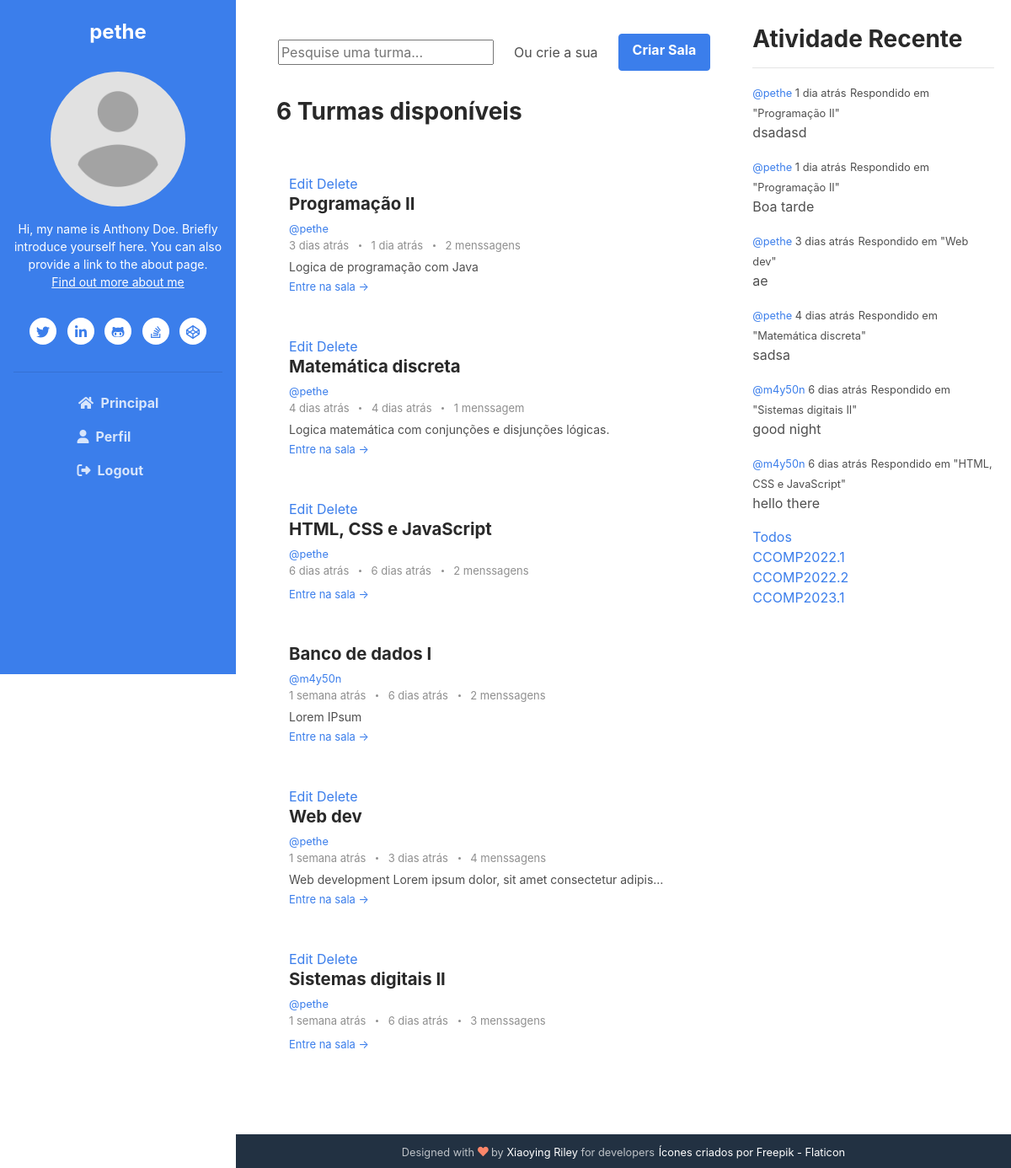
The app's page / (signed in) with its own data.
### base/models.py (models this page shows, shortened)
class Room(models.Model):
    host = models.ForeignKey(User, on_delete=models.SET_NULL, null=True)
    classe = models.ForeignKey(Classe, on_delete=models.SET_NULL, null=True)
    name = models.CharField(max_length=200)
    desc = models.TextField(null=True, blank=True)
    participants = models.ManyToManyField(
        User, related_name='participants', blank=True)
    updated = models.DateTimeField(auto_now=True)
    created = models.DateTimeField(auto_now_add=True)
    created_in = models.TextField(null=True, blank=True)
    class Meta:
        ordering = ['-updated', '-created']
    def __str__(self):
        return self.name

class Message(models.Model):
    user = models.ForeignKey(User, on_delete=models.CASCADE)
    room = models.ForeignKey(Room, on_delete=models.CASCADE)
    body = models.TextField()
    update = models.DateTimeField(auto_now=True)
    created = models.DateTimeField(auto_now_add=True)
    created_in = models.TextField(null=True, blank=True)

class Classe(models.Model):
    name = models.CharField(max_length=200)

### base/views.py (the view)
# urls.py: path('', views.home, name="home"),
def home(request):
    q = request.GET.get('q') if request.GET.get(
        'q') != None else ''
    rooms = Room.objects.filter(Q(classe__name__icontains=q) | Q(
        name__icontains=q) | Q(desc__icontains=q)).order_by('-created')
    howLongAgo(rooms)
    classes = Classe.objects.all()
    room_count = rooms.count()
    room_messages = Message.objects.filter(
        Q(room__classe__name__icontains=q) | Q(
            room__name__icontains=q)).order_by('-created')
    howLongAgo(room_messages)
    recent_activity = room_messages[:6]
    context = {'rooms': rooms, 'classes': classes,
               'q': q, 'room_count': room_count, 'room_messages': room_messages,
               'recent_activity': recent_activity}
    return render(request, 'base/home.html', context)

### base/views.py (called while the page is built)
def timesince(dt, default="agora"):
    now = datetime.now()
    diff = now - dt
    periods = (
        (diff.days // 365, "ano", "anos"),
        (diff.days // 30, "mês", "meses"),
        (diff.days // 7, "semana", "semanas"),
        (diff.days, "dia", "dias"),
        (diff.seconds // 3600, "hora", "horas"),
        (diff.seconds // 60, "minuto", "minutos"),
        (diff.seconds - 30, "segundo", "segundos"),
    )
    for period, singular, plural in periods:
        if period >= 1:
            return "%d %s atrás" % (period, singular if period == 1 else plural)
    return default

def howLongAgo(datas):
    for data in datas:
        wasCreated = data.created
        fuso_horario = timezone('America/Sao_Paulo')
        data_e_hora_sao_paulo = wasCreated.astimezone(fuso_horario)
        wasCreated_format = data_e_hora_sao_paulo.strftime(
            "%d/%m/%Y %H:%M")
        data_created, hour_created = wasCreated_format.split(' ')
        data_created = data_created + " " + hour_created
        d = int(data_created.split('/')[0])
        m = int(data_created.split('/')[1])
        y = int(data_created.split('/')[2].split(' ')[0])
        h = int(hour_created.split(':')[0])
        mi = int(hour_created.split(':')[1])
        data.created_in = timesince(datetime(y, m, d, h, mi, 0))
        data.save()

### base/templates/base/home.html
{% extends 'main.html' %}
{% block content %}
	<div class="main-2-column">
		<div class="mt-4">
			<div class="m-2 my-md-3 d-flex justify-content-center align-items-center">
				<form action="" method="get">
					<input type="text" name="q" placeholder="Pesquise uma turma...">
				</form>
				<p class="mx-4 my-2">Ou crie a sua</p>
				<a class="btn btn-primary" href="{% url 'create-room' %}">Criar Sala</a>
			</div>
			<div>
				<h3 class="pl-5 pt-3">{{room_count}} Turmas disponíveis</h3>
				{% include 'base/feed_component.html' %}
			</div>
		</div>
		<div>
			{% include 'base/activity_component.html' %}
			{% include 'base/classes_component.html' %}
		</div>
	</div>
{% endblock content%}

### templates/navbar.html (shortened to what this page needs)
{% load static %}
<header class="header text-center">
    {% if user.is_authenticated %}
        <h1 class="blog-name pt-lg-4 mb-0"><a href="{% url 'user-profile' user.id %}">{{user}} </a></h1>
        <nav class="navbar navbar-expand-lg navbar-dark" >
                <div id="navigation" class="collapse navbar-collapse flex-column" >
                    <div class="profile-section pt-3 pt-lg-0">
                        <img class="profile-image mb-3 rounded-circle mx-auto" src="{% static 'images/profile.png' %}" alt="image" >
                        <div class="bio mb-3">Hi, my name is Anthony Doe. Briefly introduce yourself here. You can also provide a link to the about page.<br><a href="about.html">Find out more about me</a></div>
                        <ul class="social-list list-inline py-3 mx-auto">
                            <li class="list-inline-item"><a href="#"><i class="fab fa-twitter fa-fw"></i></a></li>
                            <li class="list-inline-item"><a href="#"><i class="fab fa-linkedin-in fa-fw"></i></a></li>
                            <li class="list-inline-item"><a href="#"><i class="fab fa-github-alt fa-fw"></i></a></li>
                            <li class="list-inline-item"><a href="#"><i class="fab fa-stack-overflow fa-fw"></i></a></li>
                            <li class="list-inline-item"><a href="#"><i class="fab fa-codepen fa-fw"></i></a></li>
                        </ul>
                        <hr>
                    </div>
                    <ul id="navi" class="navbar-nav flex-column text-left" onclick="navIconActive()">
                        <li class="nav-item">
                            <a class="nav-link" href="{% url 'home' %}"><i class="fas fa-home fa-fw mr-2"></i>Principal <span class="sr-only">(current)</span></a>
                        </li>
                        <li class="nav-item">
                            <a class="nav-link" href="{% url 'update-user' %}"><i class="fa-solid fa-user mr-2"></i>Perfil</a>
                        </li>
                        <li class="nav-item">
                            <a class="nav-link" href="{% url 'logout' %}"><i class="fa-solid fa-right-from-bracket mr-2"></i>Logout</a>
                        </li>
                    </ul>
                </div>
        </nav>
    {% endif %}
</header>

### base/templates/base/feed_component.html
{% load humanize %}
<section class="blog-list px-3 py-5 p-md-5 ">
    <div class="container">
        {% for room in rooms %}
            {% if request.user == room.host %}
                <a href="{% url 'update-room' room.id%}">Edit</a>
                <a href="{% url 'delete-room' room.id%}">Delete</a>
            {% endif %}
            <div class="item mb-5">
                <div class="media">
                    <div class="media-body">
                        <h3 class="title mb-1"><a href="{% url 'room' room.id%}">{{room.name}}</a></h3>
                        <small><a href="{% url 'user-profile' room.host.id %}">@{{room.host.username}}</a></small>
                        <div class="meta mb-1"><span class="date">
                            {{room.created_in}}
                        </span>
                            {% if room.message_set.all.count > 0 %}
                            <span class="time">
                            {% for m in room.message_set.all %}
                                {% if forloop.last %}
                                {{m.created_in}}
                                {% endif %}
                            {% endfor%}
                            </span>
                            {% endif %}
                            <span class="comment">
                                <a href="#">
                                    {{room.message_set.all.count}}
                                {% if room.message_set.all.count > 1 or room.message_set.all.count == 0%}
                                    menssagens
                                {% else %}
                                    menssagem
                                {% endif %}
                                </a>
                            </span>
                        </div>
                        <div class="intro">{{room.desc|truncatechars:70}}</div>
                        <a class="more-link" href="{% url 'room' room.id%}">Entre na sala &rarr;</a>
                    </div>
                </div>
            </div>
        {% endfor %}
    </div>
</section>

### base/templates/base/activity_component.html (shortened to what this page needs)
{% load humanize %}
<div class="recent-container">
	<h3>Atividade Recente</h3>
	<hr />
	{% for message in recent_activity%}
	<div>
		<small
			><a href="{% url 'user-profile' message.user.id%}">@{{message.user}} </a>
			{{message.created_in}}</small
		>
		<small>Respondido em "{{message.room}}"</small>
		<p>{{message.body|truncatechars:50}}</p>
	</div>
	{% endfor %}
</div>

### base/templates/base/classes_component.html
<a href="{% url 'home' %}">Todos</a>
{% for classe in classes %}
    <div>
        <a href="{% url 'home' %}?q={{classe.name}}">{{classe.name}}</a>
    </div>
{% endfor %}

### static/styles/main.css (style rules this page uses)
.main-2-column { display: grid; grid-template-columns: 3fr 1.5fr; }

### base/templates/base/activity_component.html (style rules this page uses)
.recent-container { padding: 30px 20px 0px 0px; }

### records on screen
Room: shows "Edit", name "Programação II", host.username "pethe", created_in "3 dias atrás", message_set.all.count "2", shows "menssagens", desc "Logica de programação com Java"
Message: created_in "1 dia atrás", user "pethe", room "Programação II", body "dsadasd"
Room: shows "Edit", name "Matemática discreta", host.username "pethe", created_in "4 dias atrás", message_set.all.count "1", shows "menssagem", desc "Logica matemática com conjunções e disjunções lógicas."
Message: created_in "4 dias atrás", user "pethe", room "Matemática discreta", body "sadsa"
Room: shows "Edit", name "HTML, CSS e JavaScript", host.username "pethe", created_in "6 dias atrás", message_set.all.count "2", shows "menssagens"
Message: created_in "6 dias atrás", user "m4y50n", room "HTML, CSS e JavaScript", body "hello there"
Room: name "Banco de dados I", host.username "m4y50n", created_in "1 semana atrás", message_set.all.count "2", shows "menssagens", desc "Lorem IPsum"
Message: created_in "6 dias atrás"
Room: shows "Edit", name "Web dev", host.username "pethe", created_in "1 semana atrás", message_set.all.count "4", shows "menssagens", desc "Web development Lorem ipsum dolor, sit amet consectetur adipis…"
Message: created_in "3 dias atrás", user "pethe", room "Web dev", body "ae"
Room: shows "Edit", name "Sistemas digitais II", host.username "pethe", created_in "1 semana atrás", message_set.all.count "3", shows "menssagens"
Message: created_in "6 dias atrás", user "m4y50n", room "Sistemas digitais II", body "good night"
Message: user "pethe", created_in "1 dia atrás", room "Programação II", body "Boa tarde"
Classe: name "CCOMP2022.1"
Classe: name "CCOMP2022.2"
Classe: name "CCOMP2023.1"

### other values on screen
{{ user }} "pethe"
{{ room_count }} "6"
